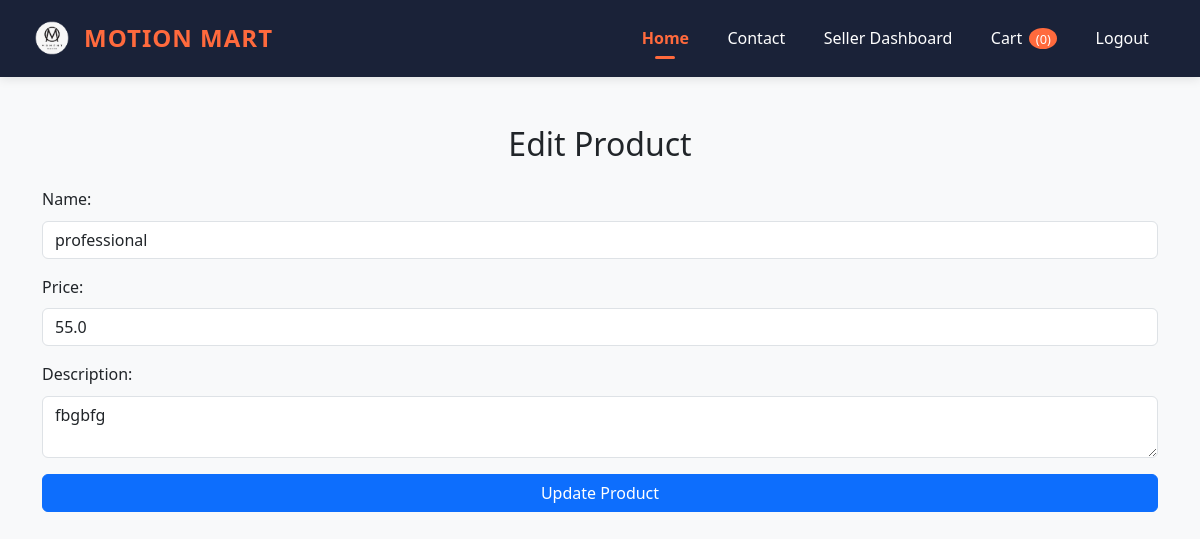
Screenshot of /seller/edit_product/1 (signed in) with the database file from the repository.
### app.py (models this page shows, shortened)
class Product(db.Model):
    __tablename__ = 'products'
    id = db.Column(db.Integer, primary_key=True)
    name = db.Column(db.String(255), nullable=False)
    price = db.Column(db.Float, nullable=False)
    description = db.Column(db.String(500), nullable=True)
    seller_id = db.Column(db.Integer, db.ForeignKey('user.id'), nullable=False)  # Correct foreign key to 'user.id'
    image_path = db.Column(db.String(255), nullable=True)  # <-- Add this line
    category = db.Column(db.String(100), nullable=True)  # <-- Add this line
    seller = db.relationship('User', backref='products')
    orders = db.relationship('Order', back_populates='product')

### app.py (the view)
@app.route('/seller/edit_product/<int:product_id>', methods=['GET', 'POST'])
@role_required('seller')
def seller_edit_product(product_id):
    updated, product = handle_product_edit(product_id)
    if updated:
        return redirect(url_for('seller_view_products'))
    return render_template('edit_product.html', product=product)

### app.py (called while the page is built, shortened)
def role_required(allowed_roles):
    def wrapper(f):
        @wraps(f)
        def decorated_function(*args, **kwargs):
            if 'logged_in' not in session or session.get('role') not in allowed_roles:
                return redirect(url_for('login'))
            return f(*args, **kwargs)
        return decorated_function
    return wrapper

def handle_product_edit(product_id):
    product = Product.query.get_or_404(product_id)
    return False, product

### templates/edit_product.html (shortened to what this page needs)
<!DOCTYPE html>
<html lang="en">
<head>
    <link rel="stylesheet" href="https://cdn.jsdelivr.net/npm/bootstrap@5.3.0/dist/css/bootstrap.min.css" />
</head>
<body class="bg-light">
    {% include 'navbar.html' %}
    <div class="container mt-5">
        <h2 class="text-center">Edit Product</h2>
        <form action="{{ url_for('seller_edit_product', product_id=product.id) }}" method="POST" class="mt-4">
            <div class="mb-3">
                <label class="form-label">Name:</label>
                <input type="text" name="name" value="{{ product.name }}" class="form-control" required>
            </div>
            <div class="mb-3">
                <label class="form-label">Price:</label>
                <input type="number" name="price" value="{{ product.price }}" class="form-control" required>
            </div>
            <div class="mb-3">
                <label class="form-label">Description:</label>
                <textarea name="description" class="form-control" required>{{ product.description }}</textarea>
            </div>
            <button type="submit" class="btn btn-primary w-100">Update Product</button>
        </form>
    </div>
</body>
</html>

### static/navbar.css (style rules this page uses)
body { font-family: 'Segoe UI', Tahoma, Geneva, Verdana, sans-serif; line-height: 1.6; }

### rows the page displays
Product: name "professional", price "55.0", description "fbgbfg"

### other values shown
{{ session['role'].capitalize() }} "Seller"
